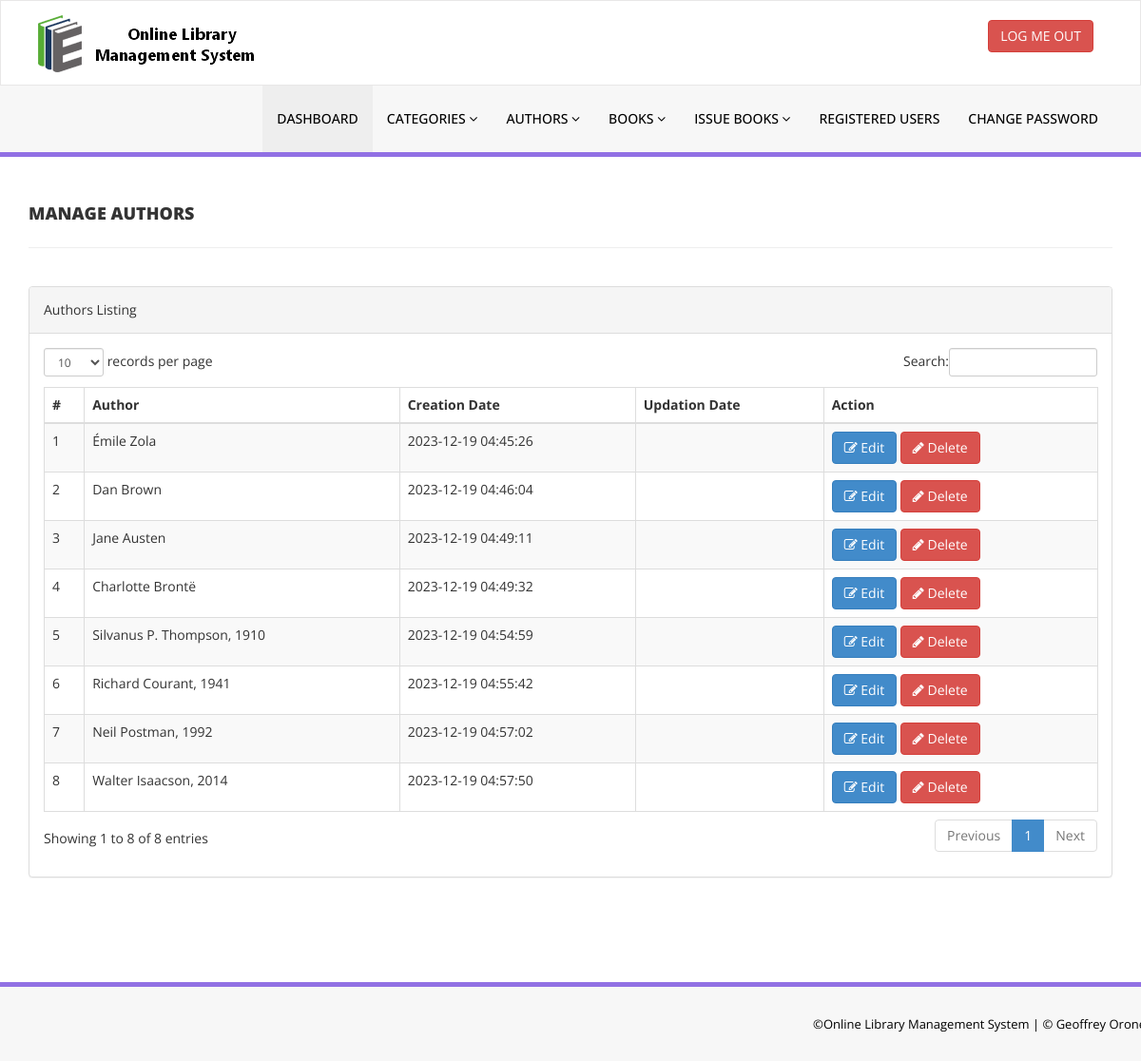
Page /library/admin/manage-authors.php (signed in) on the committed database.
### tables this page shows
CREATE TABLE IF NOT EXISTS `tblauthors` (
  `id` int NOT NULL AUTO_INCREMENT,
  `AuthorName` varchar(159) DEFAULT NULL,
  `creationDate` timestamp NULL DEFAULT CURRENT_TIMESTAMP,
  `UpdationDate` timestamp NULL DEFAULT NULL ON UPDATE CURRENT_TIMESTAMP,
  PRIMARY KEY (`id`)
);

### library/admin/manage-authors.php (the view, shortened to what this page needs)
<?php
include('includes/config.php');
if(strlen($_SESSION['alogin'])==0)
    {
header('location:index.php');
}
else{
    ?>
<!DOCTYPE html>
<html xmlns="http://www.w3.org/1999/xhtml">
<head>
    <link href="assets/css/bootstrap.css" rel="stylesheet" />
    <link href="assets/css/font-awesome.css" rel="stylesheet" />
    <link href="assets/js/dataTables/dataTables.bootstrap.css" rel="stylesheet" />
    <link href="assets/css/style.css" rel="stylesheet" />
</head>
<body>
<?php include('includes/header.php');?>
    <div class="content-wrapper">
         <div class="container">
        <div class="row pad-botm">
            <div class="col-md-12">
                <h4 class="header-line">Manage Authors</h4>
    </div>
     <div class="row">
</div>
        </div>
            <div class="row">
                <div class="col-md-12">
                    <div class="panel panel-default">
                        <div class="panel-heading">
                           Authors Listing
                        </div>
                        <div class="panel-body">
                            <div class="table-responsive">
                                <table class="table table-striped table-bordered table-hover" id="dataTables-example">
                                    <thead>
                                        <tr>
                                            <th>#</th>
                                            <th>Author</th>
                                            <th>Creation Date</th>
                                            <th>Updation Date</th>
                                            <th>Action</th>
                                        </tr>
                                    </thead>
                                    <tbody>
<?php $sql = "SELECT * from  tblauthors";
$query = $dbh -> prepare($sql);
$query->execute();
$results=$query->fetchAll(PDO::FETCH_OBJ);
$cnt=1;
if($query->rowCount() > 0)
{
foreach($results as $result)
{               ?>
                                        <tr class="odd gradeX">
                                            <td class="center"><?php echo htmlentities($cnt);?></td>
                                            <td class="center"><?php echo htmlentities($result->AuthorName);?></td>
                                            <td class="center"><?php echo htmlentities($result->creationDate);?></td>
                                            <td class="center"><?php echo htmlentities($result->UpdationDate);?></td>
                                            <td class="center">
                                            <a href="edit-author.php?athrid=<?php echo htmlentities($result->id);?>"><button class="btn btn-primary"><i class="fa fa-edit "></i> Edit</button>
                                          <a href="manage-authors.php?del=<?php echo htmlentities($result->id);?>" onclick="return confirm('Are you sure you want to delete?');"" >  <button class="btn btn-danger"><i class="fa fa-pencil"></i> Delete</button>
                                            </td>
                                        </tr>
 <?php $cnt=$cnt+1;}} ?>
                                    </tbody>
                                </table>
                            </div>
                        </div>
                    </div>
                </div>
            </div>
    </div>
    </div>
  <?php include('includes/footer.php');?>
</body>
</html>
<?php } ?>

### library/admin/assets/css/style.css (style rules this page uses)
.content-wrapper { margin-top: 40px; min-height:800px; padding-bottom:90px; }
.header-line { font-weight:900; padding-bottom:25px; border-bottom:1px solid #eeeeee; text-transform:uppercase; }
.pad-botm { padding-bottom:30px; }

### rows in the picture
tblauthors: AuthorName "Émile Zola", creationDate "2023-12-19 04:45:26"
tblauthors: AuthorName "Dan Brown", creationDate "2023-12-19 04:46:04"
tblauthors: AuthorName "Jane Austen", creationDate "2023-12-19 04:49:11"
tblauthors: AuthorName "Charlotte Brontë", creationDate "2023-12-19 04:49:32"
tblauthors: AuthorName "Silvanus P. Thompson, 1910", creationDate "2023-12-19 04:54:59"
tblauthors: AuthorName "Richard Courant, 1941", creationDate "2023-12-19 04:55:42"
tblauthors: AuthorName "Neil Postman, 1992", creationDate "2023-12-19 04:57:02"
tblauthors: AuthorName "Walter Isaacson, 2014", creationDate "2023-12-19 04:57:50"
